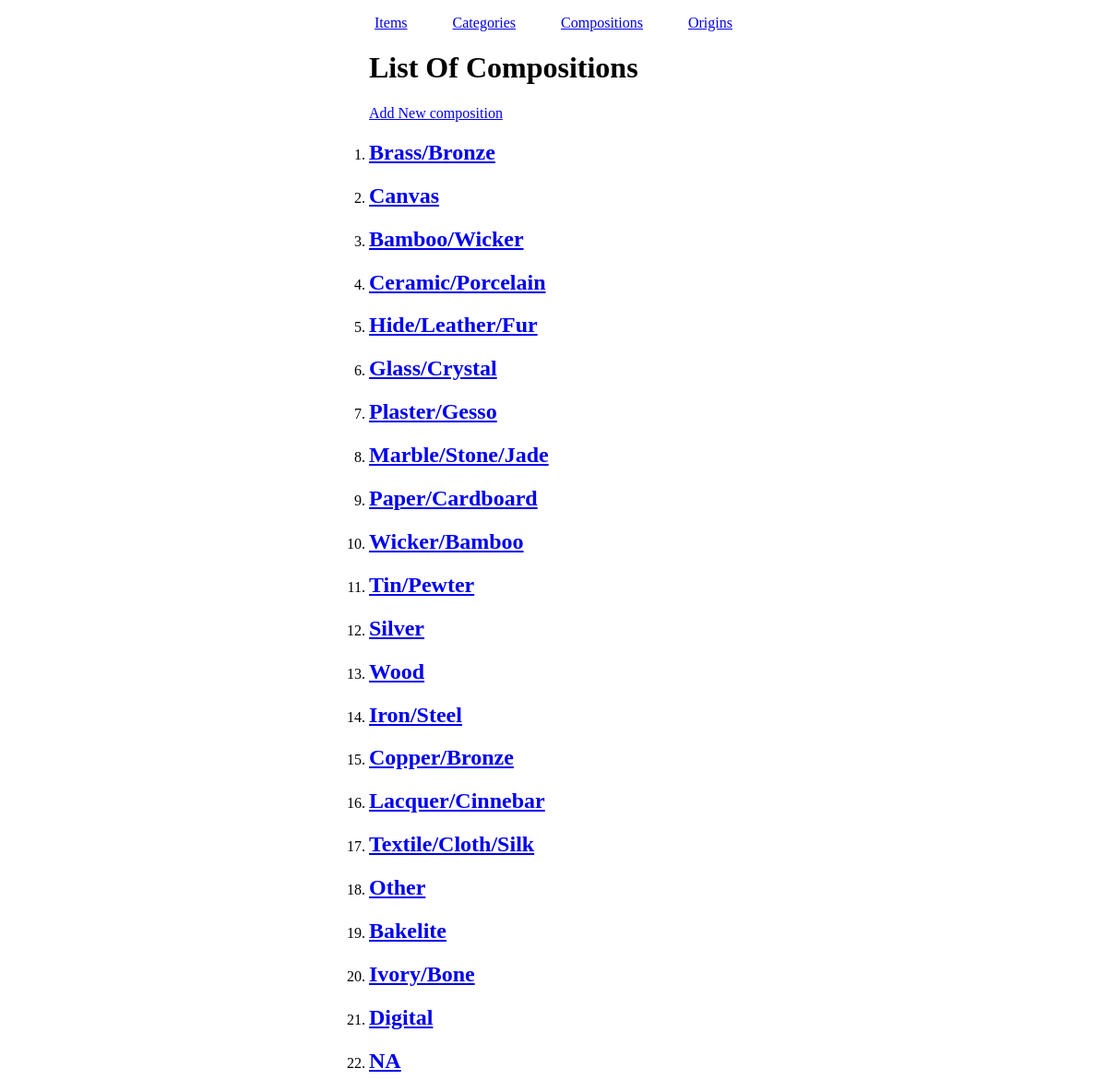
Screenshot of /cms/compositions.php with the database file from the repository.
### tables this page shows
CREATE TABLE IF NOT EXISTS `compositions` (
  `compositionID` int(11) NOT NULL,
  `materialName` varchar(255) NOT NULL
);

### cms/compositions.php (the view, shortened to what this page needs)
<?php
require('../conn/connAntiques.php');
$query = "SELECT * FROM compositions";
$result = mysqli_query($conn, $query);
?><!DOCTYPE html>
<html lang="en-us">
<head>
    <link href="css/cms.css" rel="stylesheet">
    <link href="https://stackpath.bootstrapcdn.com/font-awesome/4.7.0/css/font-awesome.min.css" rel="stylesheet">
</head>
<body>
  <div id="container">
    <?php require('includes/menu.php'); ?>
    <h1>List Of Compositions</h1>
    <p><a href="composition.php">Add New composition</a></p>
    <ol class="item-listing">
      <?php while ($row = mysqli_fetch_array($result)): ?>
      <li>
        <h2><a href="composition.php?compositionID=<?= $row['compositionID']; ?>"><?= $row['materialName']; ?></a></h2>
      </li>
      <?php endwhile; ?>
    </ol>
  </div>
</body>
</html>

### cms/css/cms.css (style rules this page uses)
#container { max-width: 400px; margin: 0 auto; }
.item-listing { padding: 0; }

### rows the page displays
compositions: materialName "Brass/Bronze"
compositions: materialName "Canvas"
compositions: materialName "Bamboo/Wicker"
compositions: materialName "Ceramic/Porcelain"
compositions: materialName "Hide/Leather/Fur"
compositions: materialName "Glass/Crystal"
compositions: materialName "Plaster/Gesso"
compositions: materialName "Marble/Stone/Jade"
compositions: materialName "Paper/Cardboard"
compositions: materialName "Wicker/Bamboo"
compositions: materialName "Tin/Pewter"
compositions: materialName "Silver"
compositions: materialName "Wood"
compositions: materialName "Iron/Steel"
compositions: materialName "Copper/Bronze"
compositions: materialName "Lacquer/Cinnebar"
compositions: materialName "Textile/Cloth/Silk"
compositions: materialName "Other"
compositions: materialName "Bakelite"
compositions: materialName "Ivory/Bone"
compositions: materialName "Digital"
compositions: materialName "NA"
